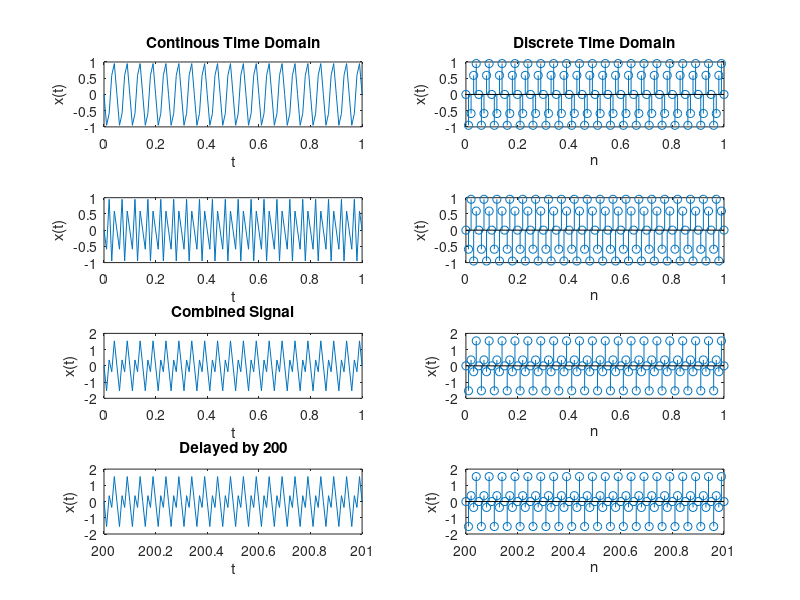

Reproduce this figure in MATLAB.
clc
clear all
close all
% Genration of Sine wave
% Q1: a)
 t=0:0.01:1;
 f1=1080; % Roll no: 108 * 10 
 sin_wave1= sin(2*pi*f1*t);
 subplot(4,2,1)
 plot(t,sin_wave1)
 title("Continous Time Domain")
 xlabel("t")
 ylabel("x(t)")
 subplot(4,2,2)
 stem(t,sin_wave1)
 title("Discrete Time Domain")
 xlabel("n")
 ylabel("x(t)")
 % b)
 f2=2160; % Roll no: 108 * 20
 sin_wave2= sin(2*pi*f2*t);
 subplot(4,2,3)
 plot(t,sin_wave2)
 xlabel("t")
 ylabel("x(t)")
 subplot(4,2,4)
 stem(t,sin_wave2)
 xlabel("n")
 ylabel("x(t)")
 
 % c)
 final_signal= sin_wave1 + sin_wave2;
 subplot(4,2,5)
 plot(t,final_signal)
 title("Combined Signal")
 xlabel("t")
 ylabel("x(t)")
 subplot(4,2,6)
 stem(t,final_signal)
 xlabel("n")
 ylabel("x(t)")
 
 %d)
 t=t+200;
 subplot(4,2,7)
 plot(t,final_signal)
 title("Delayed by 200")
 xlabel("t")
 ylabel("x(t)")
 subplot(4,2,8)
 stem(t,final_signal)
 xlabel("n")
 ylabel("x(t)")
 
 
 
 
 